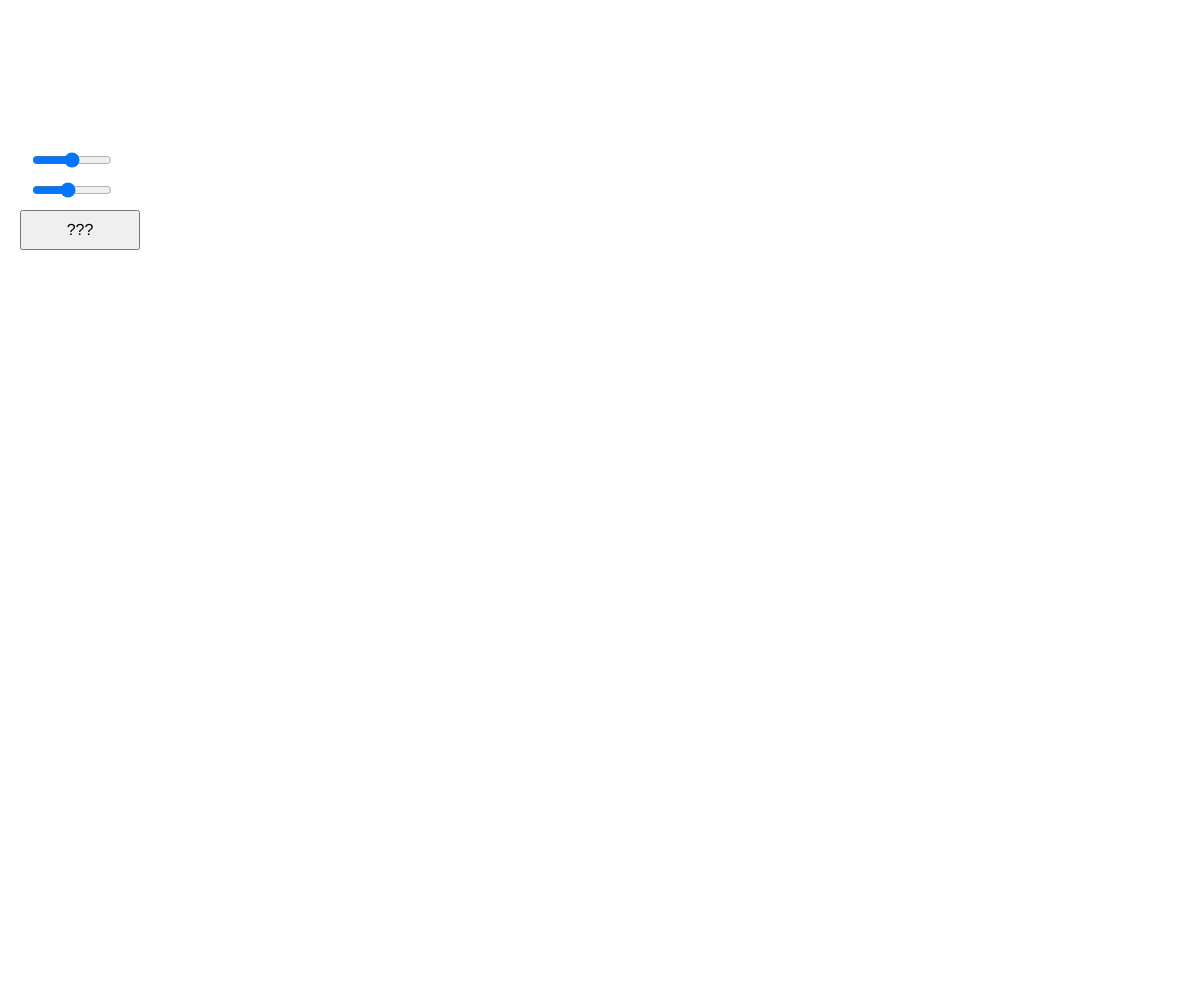
Frame 1 (no input)
Frame 60 (no input): identical to frame 1, image omitted
Frame 120 (the mouse pressed at the canvas centre since frame 60): identical to frame 1, image omitted

The p5.js sketch that drew this single still picture (run headless with seeded random() and noise() and a simulated clock; from frame 60 on, the mouse is pressed at the canvas centre):

// p5.js sketch
// ── sketch.js
class Particle {
    constructor(x, y) {
      this.x = x;
      this.y = y;
      this.r = random(1, 15);
      this.xSpeed = random(-2, 5);
      this.ySpeed = random(-2, 5);
      this.color = color(random(255), random(255), random(255));
      this.history = [];
    }
    
    createParticle() {
      noStroke();
      fill(this.color);
      circle(this.x, this.y, this.r);
      
      // Create particle trails
      for (let i = 0; i < this.history.length; i++) {
        let pos = this.history[i];
        let alpha = map(i, 0, this.history.length, 0, 255);
        fill(this.color.levels[0], this.color.levels[1], this.color.levels[2], alpha);
        circle(pos.x, pos.y, this.r);
      }
    }
    
    moveParticle() {
      if (this.x < 0 || this.x > width)
        this.xSpeed *= -1;
      if (this.y < 0 || this.y > height)
        this.ySpeed *= -1;
      this.x += this.xSpeed;
      this.y += this.ySpeed;
      
      // Record particle's position for trails
      let v = createVector(this.x, this.y);
      this.history.push(v);
      if (this.history.length > 25) {
        this.history.splice(0, 1);
      }
    }
    
    joinParticles(particles) {
      particles.forEach(element => {
        let dis = dist(this.x, this.y, element.x, element.y);
        if (dis < 85) {
          stroke(255, 255, 255, 50);
          line(this.x, this.y, element.x, element.y);
        }
      });
    }
  }
  
  let particles = [];
  let particleMode = false;
  let offScreenGraphics;
  let colorSlider, speedSlider;
  let lastColorVal = 127;
  let lastSpeedVal = 5;
  
  function setup() {
    createCanvas(windowWidth, windowHeight);
    offScreenGraphics = createGraphics(width, height);
    createSwitchButton();
    createColorSlider(); // Add Color Slider
    createSpeedSlider(); // Add Speed Slider
  }
  
  function createSwitchButton() {
    let switchButton = createButton('???');
    switchButton.position(20, 210);
    switchButton.mousePressed(toggleParticleMode);
    switchButton.style('font-family', 'Arial'); // Set the font-family
    switchButton.style('font-size', '16px'); // Set the font-size
    switchButton.style('width', '120px'); // Set the width
    switchButton.style('height', '40px'); // Set the height
}
  // Create Color Slider
  function createColorSlider() {
    colorSlider = createSlider(0, 255, lastColorVal);
    colorSlider.position(30, 150);
    colorSlider.style('width', '80px');
    colorSlider.input(changeParticleColor);
  }

  // Change Particle Color based on Slider Value
  function changeParticleColor() {
    let val = colorSlider.value();
    if (val !== lastColorVal) {
      lastColorVal = val;
      particles.forEach(particle => {
        particle.color = color(val, val, val);
      });
    }
  }

  // Create Speed Slider
  function createSpeedSlider() {
    speedSlider = createSlider(1, 10, lastSpeedVal);
    speedSlider.position(30, 180);
    speedSlider.style('width', '80px');
    speedSlider.input(changeParticleSpeed);
  }

  // Change Particle Speed based on Slider Value
  function changeParticleSpeed() {
    let val = speedSlider.value();
    if (val !== lastSpeedVal) {
      lastSpeedVal = val;
      particles.forEach(particle => {
        particle.xSpeed = random(-val, val);
        particle.ySpeed = random(-val, val);
      });
    }
  }
  
  function draw() {
    if (!particleMode) {
      background(255);
    } else {
      updateBackground();
      updateParticles();
    }
  }
  
  
  
  function updateBackground() {
    offScreenGraphics.clear();
    let density = 2000; // Number of stars
    let speed = 10; // Speed of the background animation
    let colorAlpha = 120; // Alpha value of star color
    offScreenGraphics.noStroke();
    for (let i = 0; i < density; i++) {
      let x = random(width);
      let y = random(height);
      let size = random(1, 3);
      let alpha = random(100, colorAlpha);
      offScreenGraphics.fill(255, alpha);
      offScreenGraphics.circle(x, y, size);
      x += speed * noise(i);
      y += speed * noise(i + 1);
    }
    image(offScreenGraphics, 0, 0);
  }
  
  function updateParticles() {
    if (particles.length > 0) {
      for (let i = particles.length - 1; i >= 0; i--) {
        let particle = particles[i];
        particle.createParticle();
        particle.moveParticle();
        particle.joinParticles(particles.slice(i));
      }
    }
  }
  
  function toggleParticleMode() {
    particleMode = !particleMode;
    if (particleMode) {
      particles = [];
      for (let i = 0; i < width / 10; i++) {
        particles.push(new Particle(random(width), random(height)));
      }
    }
  }
  
  function mouseClicked() {
    if (particleMode) {
      for (let i = 0; i < 4; i++) {
        particles.push(new Particle(mouseX, mouseY));
      }
    }
  }


  function keyPressed() {
    if (key === ' ') {
        particleMode = !particleMode;
        return false; // Prevent default behavior
    } else if (key === 'b' || key === 'B') {
        background(random(255), random(255), random(255));
    }
}
